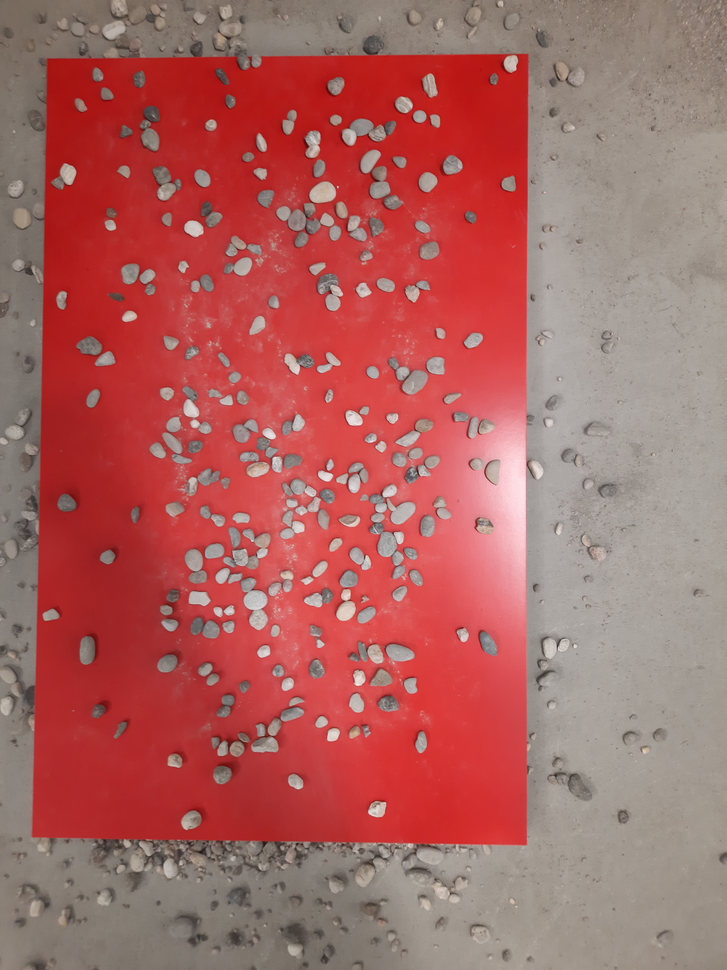
#> input picture test_feature/virtual_lab1/6-12mm_Red_Samsung_Perso_12MP.png, 727 x 970 px, shrunk from 6000 x 8000 before the run, found by its file name
$ python testfeature.py
#> lines starting #> are read from the running program, lines starting #| are printed output that depends on the picture; after the words box and inside, x2 and y2 are one past the last pixel; in counts of white or black regions, pixels touching at a corner belong together; long printed decimals are rounded
import cv2
import numpy as np
from sklearn.cluster import KMeans
import matplotlib.pyplot as plt
import pandas as pd

# INPUT DATA
Input_RGB_Image = cv2.imread("C:\\Users\\carl1\\OneDrive\\Bureau\\CESI\\stage\\web\\v0.3\\testpy\\6-12mm_Red_Samsung_Perso_12MP.png")[..., ::-1]
Input_BW_Image = Input_RGB_Image[:, :, 0]
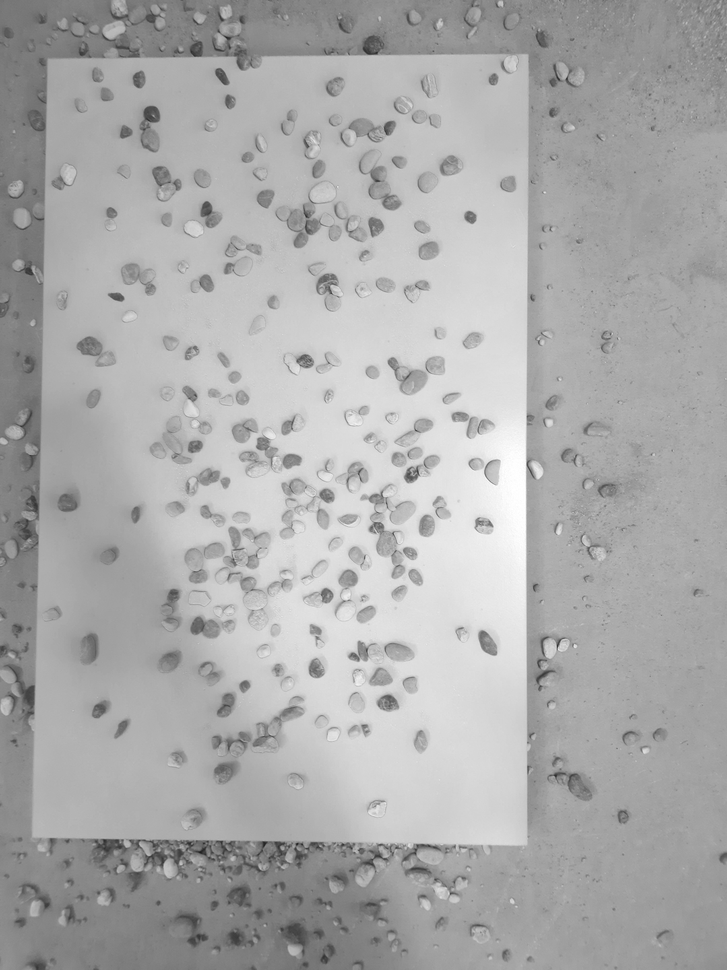
#> Input_BW_Image: shape (970, 727); min 30, max 255, mean 170.9
n_Colors = 2

colors = [
    [0, 0, 0],
    [0, 0, 1],
    [0, 1, 1],
    [0, 1, 0],
    [1, 1, 0],
    [1, 0, 0],
    [1, 1, 1],
    [1, 0, 1]
]

X, Y, _ = Input_RGB_Image.shape
#> X = 970; Y = 727

# VARIABLES
Stack = np.zeros((X, Y, 4), dtype=np.float32)
Surface_Area = np.zeros(n_Colors)
Cluster_Name = [""] * n_Colors

# CALCULATIONS
Edge_BSE_Image = cv2.Canny(Input_BW_Image, 100, 200) / 255.0
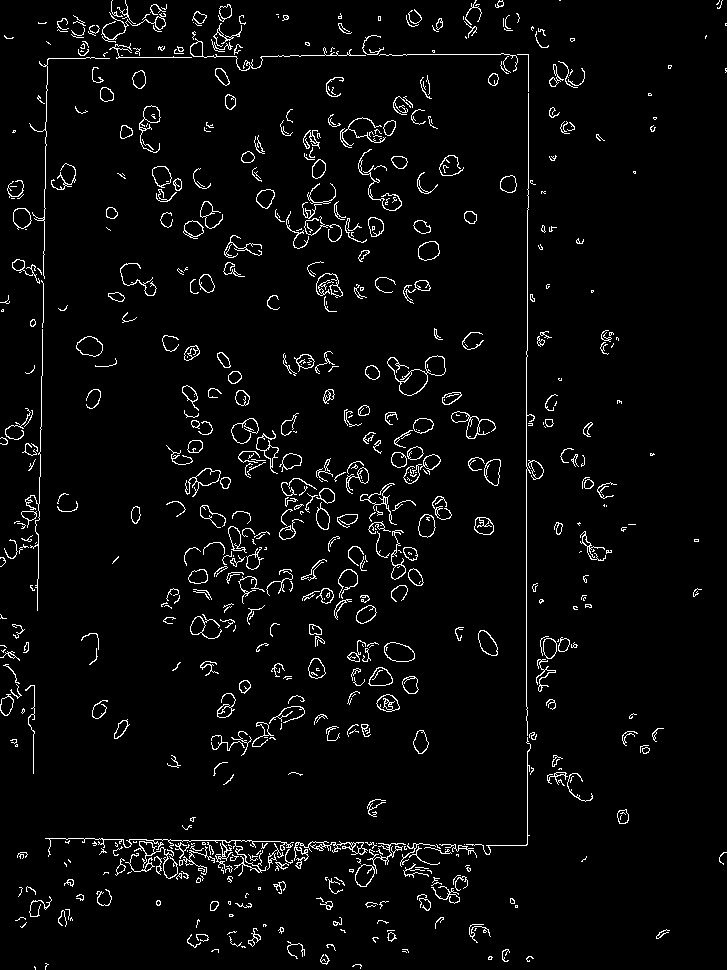
#> Edge_BSE_Image: shape (970, 727) float64; values 0 (black) and 1 (white), 3.7% white in thin lines or dots
Edge_Smoothed_BSE_Image = cv2.GaussianBlur(Edge_BSE_Image, (0, 0), 1)
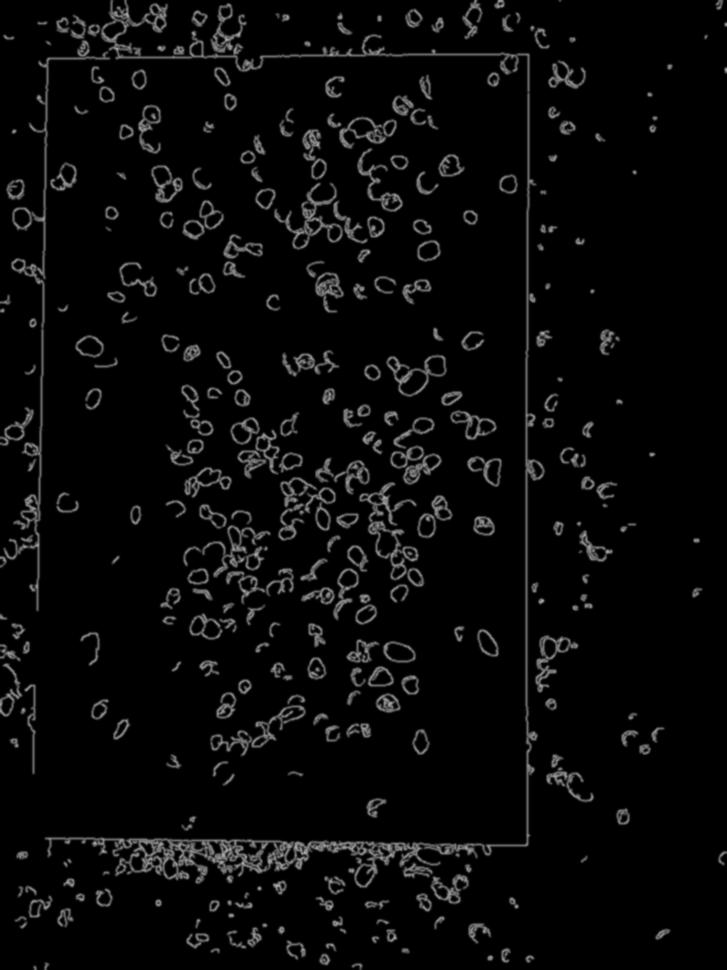
#> Edge_Smoothed_BSE_Image: shape (970, 727) float64; min 0, max 0.684, mean 0.0373

Transformed_RGB_Image = Input_RGB_Image / 255.0

Stack[:, :, :3] = Transformed_RGB_Image
Stack[:, :, 3] = Edge_BSE_Image
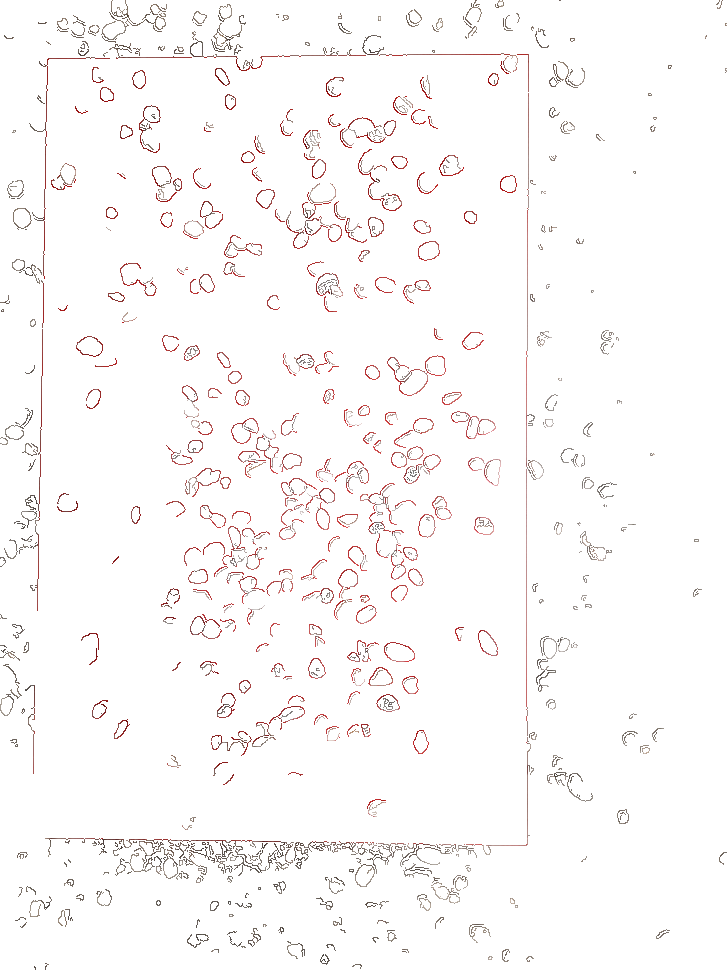
#> Stack: shape (970, 727, 4) float32; mean R, G, B, A 0.669, 0.395, 0.382, 0.0373; transparent parts drawn white

pixels = Transformed_RGB_Image.reshape((-1, 3))
kmeans = KMeans(n_clusters=n_Colors, n_init=3).fit(pixels)
pixel_labels = kmeans.labels_.reshape(X, Y)
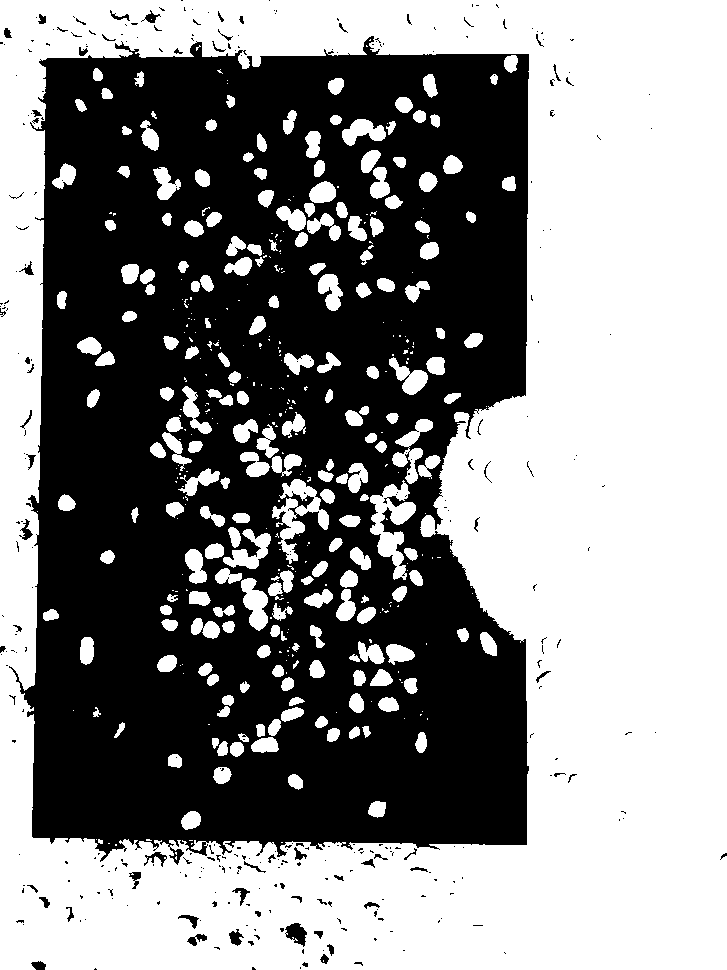
#> pixel_labels: shape (970, 727) int32; values 0 (black) and 1 (white), 53.5% white; 337 black regions (272 under 20 px), largest, box (x1, y1, x2, y2) and area: (9, 36, 529, 865) 323575, (285, 923, 307, 947) 314, (229, 929, 244, 946) 140

masks = [pixel_labels == i for i in range(n_Colors)]
#> masks = 2 items
clusters = [Input_RGB_Image * mask[:, :, np.newaxis] for mask in masks]
#> clusters = 2 items
areas = [np.mean(mask) for mask in masks]
#> areas = [0.465, 0.535]

for i, area in enumerate(areas):
    Surface_Area[i] = 100 * area
    Cluster_Name[i] = f"Cluster {i+1}"
#> this loop made 2 passes
#> area on passes 1 to 2: 0.465, 0.535
#> after the loop, Cluster_Name = ['Cluster 1', 'Cluster 2']; Surface_Area = [46.53, 53.47]

Matrix = np.zeros((X, Y, 3, n_Colors))

for s in range(3):
    for i in range(n_Colors):
        Matrix[:, :, s, i] = masks[i] * colors[i][s]

RGB_Clusters = np.sum(Matrix, axis=3)
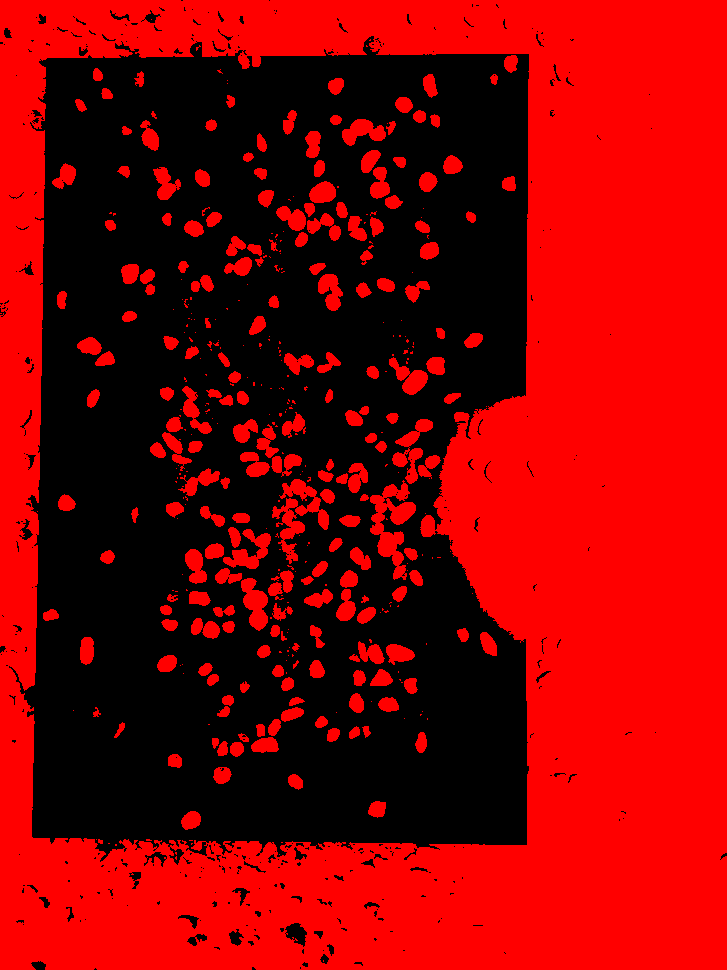
#> RGB_Clusters: shape (970, 727, 3) float64; mean of channels 0, 1, 2 0, 0, 0.535; drawn as B, G, R

# Create table using pandas
T = pd.DataFrame({
    'Cluster_Name': Cluster_Name,
    'Surface_Area': Surface_Area
})
#> T = table of 2 rows and 2 columns

print(T)
#|   Cluster_Name  Surface_Area
#| 0    Cluster 1     46.531
#| 1    Cluster 2     53.469

# FIGURES
plt.figure(1)
plt.imshow(Input_RGB_Image)
plt.title('Input RGB Image')

plt.figure(2)
plt.imshow(Input_BW_Image, cmap='gray')
plt.title('Input BW Image')

plt.figure(3)
plt.imshow(RGB_Clusters)
plt.title('RGB Clusterized image')

plt.figure(4)
plt.imshow(Edge_BSE_Image, cmap='gray')
plt.title('Edge Detection')

plt.figure(5)
plt.imshow(Edge_Smoothed_BSE_Image, cmap='gray')
plt.title('Smoothed Edge Detection')

plt.show()
